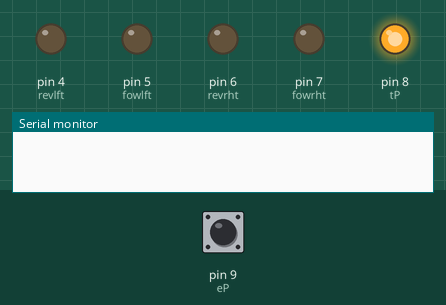
This sketch was run on a simulated Arduino Uno, built with avr-gcc and run on an emulated ATmega328P. Shown: output pins drawn as LEDs (lit = HIGH), the last lines printed to the serial monitor. The test bench sets the inputs (shaded band); at power-on: pin 9 (eP) LOW.

Above: at 0.1 s.
At 5.6 s:
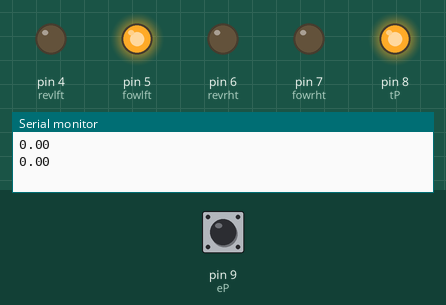
5.7 s: pin 9 (eP) pulsed HIGH 2 times (0.12 s each, 0.3 s apart)
At 6.2 s:
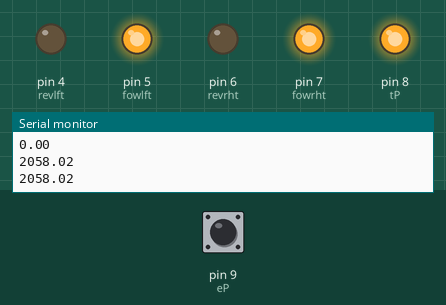
Timing chart, 0 to 15.2 s (numbered marks = the images above; inputs shaded):
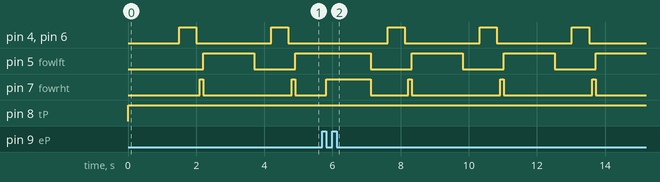

Measured:
- by itself, pin 4 (revlft), pin 6 (revrht): alternates HIGH for 0.50 s and LOW for 2.2 s
- by itself, pin 5 (fowlft): alternates HIGH for 1.5 s and LOW for 1.2 s

The sketch:

obstacle_avoiding.ino
```cpp
int tP=8;
int eP=9;
int revrht=6;
int fowrht=7;
int revlft=4;
int fowlft=5;
float spd=343;
float tD;
float ping;

void setup(){
  pinMode(tP,OUTPUT);
  pinMode(eP,INPUT);
  pinMode(revlft,OUTPUT);
  pinMode(revrht,OUTPUT);
  pinMode(fowlft,OUTPUT);
  pinMode(fowrht,OUTPUT);
  Serial.begin(9600);
}

void loop(){
  digitalWrite(tP,HIGH);
  delayMicroseconds(2000);
  digitalWrite(tP,LOW);
  delayMicroseconds(15);
  digitalWrite(tP,HIGH);
  delayMicroseconds(10);

  ping = pulseIn(eP,HIGH);
  ping = ping/1000000;
  tD = spd*ping;
  tD = tD/2;
  tD = tD*100;
  Serial.println(tD);

  if(tD > 18.){
  digitalWrite(fowlft,HIGH);
  digitalWrite(fowrht,HIGH);
  digitalWrite(revlft,LOW);
  digitalWrite(revrht,LOW);
  }

  if(tD < 18.){
    digitalWrite(fowlft,LOW);
    digitalWrite(fowrht,LOW);
    digitalWrite(revlft,LOW);
    digitalWrite(revrht,LOW);
    delay(500);
    digitalWrite(fowlft,LOW);
    digitalWrite(fowrht,LOW);
    digitalWrite(revlft,HIGH);
    digitalWrite(revrht,HIGH);
    delay(500);
    digitalWrite(fowlft,LOW);
    digitalWrite(fowrht,LOW);
    digitalWrite(revlft,LOW);
    digitalWrite(revrht,LOW);
    delay(100);
    digitalWrite(fowlft,LOW);
    digitalWrite(fowrht,HIGH);
    digitalWrite(revlft,LOW);
    digitalWrite(revrht,LOW);
    delay(100);
    digitalWrite(fowlft,HIGH);
    digitalWrite(fowrht,LOW);
    digitalWrite(revlft,LOW);
    digitalWrite(revrht,LOW);
    delay(500);

  }


}
```
